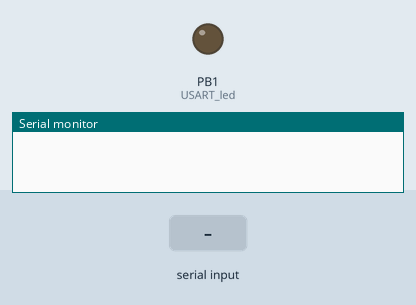
Simulated run of this program. Board: ATmega328P, built with avr-gcc and emulated at 16 MHz. Parts: output pins drawn as LEDs (lit = HIGH), the last lines printed to the serial monitor. The inputs (shaded band) are chosen by the test bench.

Above: at 1.2 s.
1.3 s: "s" received over Serial
At 2.5 s:
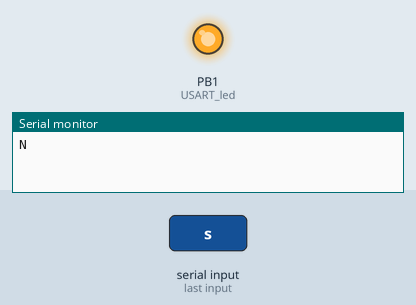
2.8 s: "1" received over Serial
At 3.7 s:
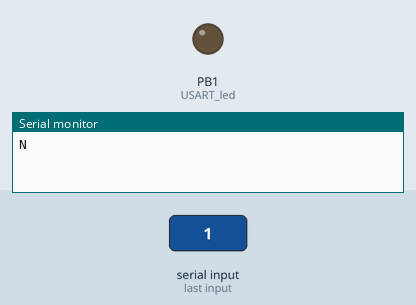
Timing chart, 0 to 5.8 s (numbered marks = the images above; inputs shaded):
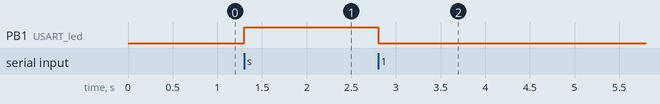

The program:

main.c
```c
#include <avr/io.h>
#include <util/delay.h>
#include <string.h>
#include <stdio.h>
#define F_CPU 16000000UL
#define BAUD 9600
#define BRC F_CPU/16/BAUD - 1

void USART_init(unsigned int smt)
{
	//set the baud rate
	UBRR0H = (unsigned char)(smt >> 8);
	UBRR0L = (unsigned char)(smt);

	// activate Rx and Tx
	UCSR0B = (1<<RXEN0) | (1<<TXEN0);
	UCSR0C = (1<<UCSZ00) | (1<<UCSZ01);
}


void USART_Transmit(unsigned char data)
{
	//Wait for transmit buffer to be empty
	while(!(UCSR0A & (1<<UDRE0)));

	UDR0 = data;


	//put data into buffer and transmit

}

unsigned char USART_Receive(void)
{

	//wait for data to be received
	while(!(UCSR0A & (1<<RXC0)));
	//return received data
	return UDR0;
}

void USART_led()
{


	PORTB |= (1 << PORTB1);
	USART_Transmit('N');


}
void USART_led_off()
{

	PORTB &=~ (1 << PORTB1);
	//USART_Transmit('F');
}


int main(void)
{

	DDRB |= (1 << DDB1);
	USART_init(BRC);
	while(1)
	{
		char received_char = USART_Receive();
		//USART_Transmit(received_char);
		if(received_char == 's')
		{
			USART_led();
			_delay_ms(1000);
		}
		else
		{
			USART_led_off();
		}
	}
	return 0;
}
```

Measured:
- after the input at 1.3 s, PB1 (USART_led): LOW → HIGH at once
- after the input at 2.8 s, PB1 (USART_led): HIGH → LOW at once
